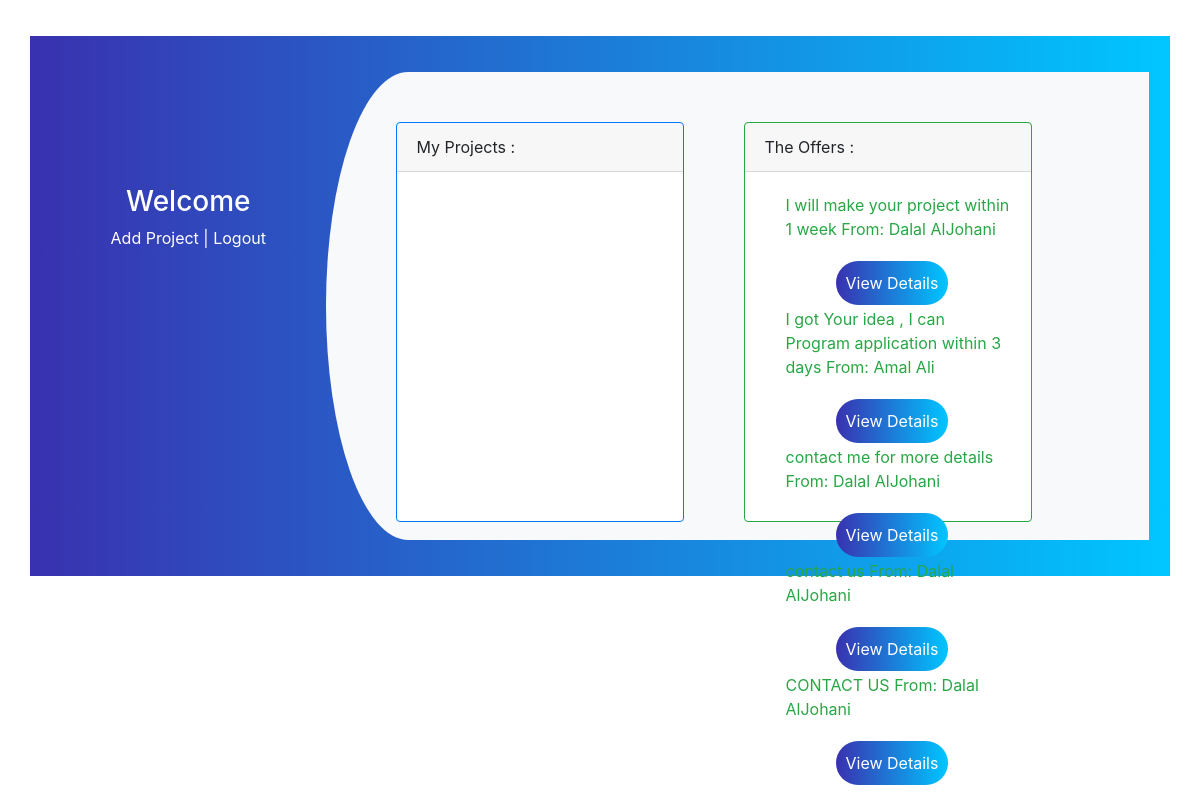
Page /customer on the committed database.
### app/models.py (models this page shows)
class Request(models.Model):
    request = models.CharField(max_length=250)
    offer_from=models.ForeignKey(Freelancer, related_name="request" ,on_delete = models.CASCADE,null=True)
    customer=models.ForeignKey(Customer, related_name="customer1" ,on_delete = models.CASCADE,null=True)
    project=models.ForeignKey(Project, related_name="project" ,on_delete = models.CASCADE,null=True)
    created_at = models.DateTimeField(auto_now_add=True)
    updated_at = models.DateTimeField(auto_now=True)

class Freelancer(models.Model):
    fname = models.CharField(max_length=30)
    lname = models.CharField(max_length=30)
    phone_no= models.IntegerField()
    email = models.CharField(max_length=30)
    category=models.CharField(max_length=30)
    password = models.CharField(max_length=30)
    created_at = models.DateTimeField(auto_now_add=True)
    updated_at = models.DateTimeField(auto_now=True)
    objects = UserManager()

### app/views.py (the view)
# urls.py: path('customer' , views.customer),
def customer(request):
    context = {
        'all_users' : Customer.objects.all(),
        'all_freelancer' : Freelancer.objects.all(),
        'all_projects': Project.objects.all(),
        'all_req': Request.objects.all()
    }
    return render(request,'customer.html',context)

### app/templates/customer.html (shortened to what this page needs)
<!DOCTYPE html>
<html lang="en">
<head>
    {% load static %}
    <link rel="stylesheet" href="{% static 'style.css' %}">
    <link rel="stylesheet" href="https://cdnjs.cloudflare.com/ajax/libs/twitter-bootstrap/4.3.1/css/bootstrap.min.css">
</head>
<body>
    <div class="container register">
        <div class="row">
            <div class="col-md-3 register-left">
                <img src="C:\Users\Rooz albasha\Desktop\project\weather\log in logo.jpg" alt="">
                <h3>Welcome {{request.session.fname}}
                </h3>
                <a href='add_proj'>Add Project </a>|
                <a href='/logout'>Logout</a>
            </div>
            <div class="col-md-9 register-right">
            <div class="card border-primary mb-2" style="max-width: 18rem;">
                <div class="card-header">My Projects :</div>
                    <div class="card-body text-primary">
                    </div>
            </div>
            <div class="card border-success mb-2" style="max-width: 18rem;">
                <div class="card-header">The Offers :</div>
                <div class="card-body text-success">
                    <table>
                        {% for req in all_req  %}
                        <tr>
                            <td>{{req.request}}
                            From: {{req.offer_from.fname}} {{req.offer_from.lname}}<br>
                            <a href="/view/{{req.id}}"><button class="bg" >View Details</button></a>
                        </td>
                        </tr>
                        {% endfor %}
                    </table>
                </div>
            </div>
        </div>
    </div>
</body>
</html>

### app/static/style.css (style rules this page uses)
.register { background: -webkit-linear-gradient(left, #3931af, #00c6ff); margin-top: 3%; padding: 3%; }
.register-left { text-align: center; color: #fff; margin-top: 4%; }
.register-right { background: #f8f9fa; border-top-left-radius: 10% 50%; border-bottom-left-radius: 10% 50%; }
.register-left img { margin-top: 15%; margin-bottom: 5%; width: 25%; -webkit-animation: mover 2s infinite alternate; animation: mover 1s infinite alternate; }

### app/templates/customer.html (style rules this page uses)
.register { background: -webkit-linear-gradient(left, #3931af, #00c6ff); margin-top: 3%; padding: 3%; }
.register-left { height: 300px; text-align: center; color: #fff; margin-top: 4%; }
.register-right { background: #f8f9fa; border-top-left-radius: 10% 50%; border-bottom-left-radius: 10% 50%; padding: 10px; display: flex; }
.register-left img { margin-top: 15%; margin-bottom: 5%; width: 25%; -webkit-animation: mover 2s infinite alternate; animation: mover 1s infinite alternate; }
a { color:white; }
img { width: 200px; padding: 10px; margin-top: 10px; margin-left: 30px; }
table { padding: 40px; margin-left: 20px; }
.card { margin-top: 40px; margin-left: 60px; height:400px; width: 400px; }
.bg { background: -webkit-linear-gradient(left, #3931af, #00c6ff); border-radius:30px; border-top:#3931af ; border-right:#3931af ; border-left:#3931af ; border-bottom:#3931af ; padding: 10px; margin-top:20px; margin-left:50px; color: #fff; }

### rows in the picture
Request: request "I will make your project within 1 week", offer_from.fname "Dalal", offer_from.lname "AlJohani"
Request: request "I got Your idea , I can Program application within 3 days", offer_from.fname "Amal", offer_from.lname "Ali"
Request: request "contact me for more details", offer_from.fname "Dalal", offer_from.lname "AlJohani"
Request: request "contact us", offer_from.fname "Dalal", offer_from.lname "AlJohani"
Request: request "CONTACT US", offer_from.fname "Dalal", offer_from.lname "AlJohani"
